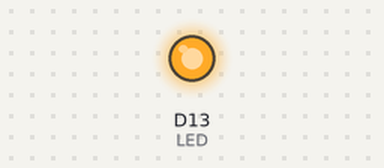
Recording of a sketch running on a simulated Arduino Zero (SAMD21). Parts: output pins drawn as LEDs (lit = HIGH). No radio packets arrive unless stated; what the sketch prints to the serial monitor is not drawn.

Above: at 0.1 s.
At 0.6 s:
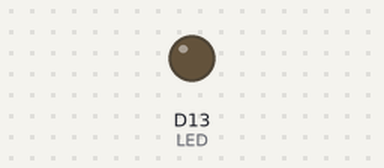
Timing chart, 0 to 2.1 s (numbered marks = the images above):
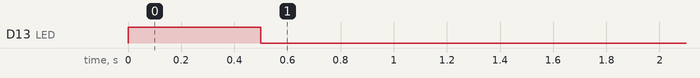

The sketch:

LoRa_Client.ino
```cpp
/*
 * LoRa_Client.ino
 * Authors: Lisler Thomson, Shadaab Saiyed, Nivedita Rajendran
 * Description: This program broadcasts a message using the SAMD21 and RFM95 LoRa Module and then
 *              waits for a reply.
 * Rev: A
 * Date: 07/02/2019
 */

#include <SPI.h>

//Radio Head Library:
#include <RH_RF95.h>

// Sets the Interrupt and Chip Select pins for RFM95. for Sparkfun Pro RF it is 6 & 12 resp.
RH_RF95 rf95(12, 6);

int LED = 13; //Status LED is on pin 13

int packetCounter = 0; //Counts the number of packets sent
long timeSinceLastPacket = 0; //Tracks the time stamp of last packet received

float frequency = 921.2; // This is the Broadcast frequency

void setup()
{
  pinMode(LED, OUTPUT);

  SerialUSB.begin(9600);

  while(!SerialUSB);
  SerialUSB.println("RFM Client!");

  //Initialize the Radio.
  if (rf95.init() == false){
    SerialUSB.println("Radio Init Failed - Freezing");
    while (1);
  }
  else{
    //An LED inidicator to let us know radio initialization has completed.
    SerialUSB.println("Transmitter up!");
    digitalWrite(LED, HIGH);
    delay(500);
    digitalWrite(LED, LOW);
    delay(500);
  }

  // Set frequency
  rf95.setFrequency(frequency);

  // Set Transmit Power
   rf95.setTxPower(14, false);
}


void loop()
{
  SerialUSB.println("Sending message");

  //Send a message to the other radio
  uint8_t toSend[] = "Hi there!";

  rf95.send(toSend, sizeof(toSend)); // Transmits the data in the array tosend[]
  rf95.waitPacketSent(); // waits till the transmission is done.

}
```
